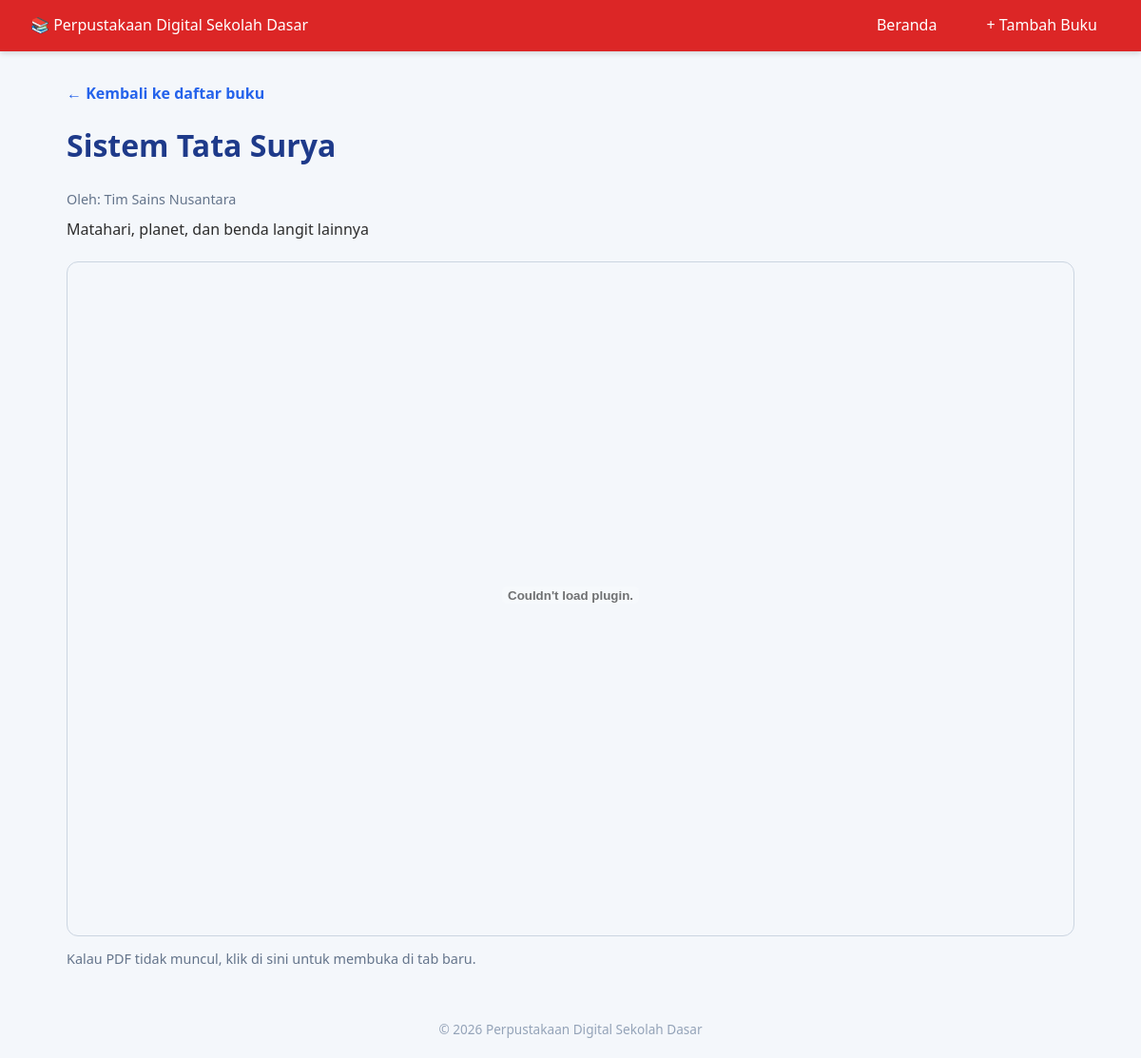
Page /buku/baca/8 on the committed database.
### tables this page shows
CREATE TABLE `buku` (
  `id` int(11) NOT NULL,
  `judul` varchar(150) NOT NULL,
  `pengarang` varchar(100) NOT NULL,
  `kategori` varchar(50) NOT NULL,
  `kelas` varchar(10) NOT NULL,
  `sampul` varchar(255) DEFAULT NULL,
  `file_buku` varchar(255) NOT NULL,
  `deskripsi` text,
  `tanggal_upload` datetime DEFAULT CURRENT_TIMESTAMP
);

### application/controllers/Buku.php (called while the page is built, shortened)
<?php
class Buku extends CI_Controller
{
    public function __construct()
    {
        $this->load->model('buku_model');
    }
    public function baca($id)
    {
        $buku = $this->buku_model->get_by_id($id);
        $data['buku'] = $buku;
        $this->load->view('templates/header', array('judul_halaman' => $buku->judul));
        $this->load->view('buku/baca', $data);
        $this->load->view('templates/footer');
    }
}

### index.php (called while the page is built, shortened)
<?php
require_once BASEPATH.'core/CodeIgniter.php';

### application/models/Buku_model.php (called while the page is built, shortened)
<?php
class Buku_model extends CI_Model
{
    protected $table = 'buku';
    public function get_by_id($id)
    {
        return $this->db->get_where($this->table, array('id' => $id))->row();
    }
}

### application/views/buku/baca.php (the view)
<a href="<?= base_url('buku') ?>" class="link-kembali">&larr; Kembali ke daftar buku</a>
<h1><?= html_escape($buku->judul) ?></h1>
<p class="pengarang">Oleh: <?= html_escape($buku->pengarang) ?></p>
<p><?= html_escape($buku->deskripsi) ?></p>
<div class="pdf-viewer">
    <embed
        src="<?= base_url('assets/uploads/buku/' . $buku->file_buku) ?>"
        type="application/pdf"
        width="100%"
        height="700px">
</div>
<p class="catatan">
    Kalau PDF tidak muncul, <a href="<?= base_url('assets/uploads/buku/' . $buku->file_buku) ?>" target="_blank">klik di sini untuk membuka di tab baru</a>.
</p>

### assets/css/style.css (style rules this page uses)
* { margin: 0; padding: 0; box-sizing: border-box; }
body { font-family: 'Segoe UI', Tahoma, sans-serif; background-color: #f4f7fb; color: #2d2d2d; line-height: 1.6; }
a { text-decoration: none; color: inherit; }
h1 { margin-bottom: 20px; color: #1e3a8a; }
.pengarang { color: #64748b; font-size: 0.9rem; margin-bottom: 8px; }
.link-kembali { display: inline-block; margin-bottom: 16px; color: #2563eb; font-weight: 600; }
.pdf-viewer { margin-top: 20px; border: 1px solid #cbd5e1; border-radius: 12px; overflow: hidden; }
.catatan { margin-top: 12px; font-size: 0.9rem; color: #64748b; }

### rows in the picture
buku: judul "Sistem Tata Surya", pengarang "Tim Sains Nusantara", deskripsi "Matahari, planet, dan benda langit lainnya"
